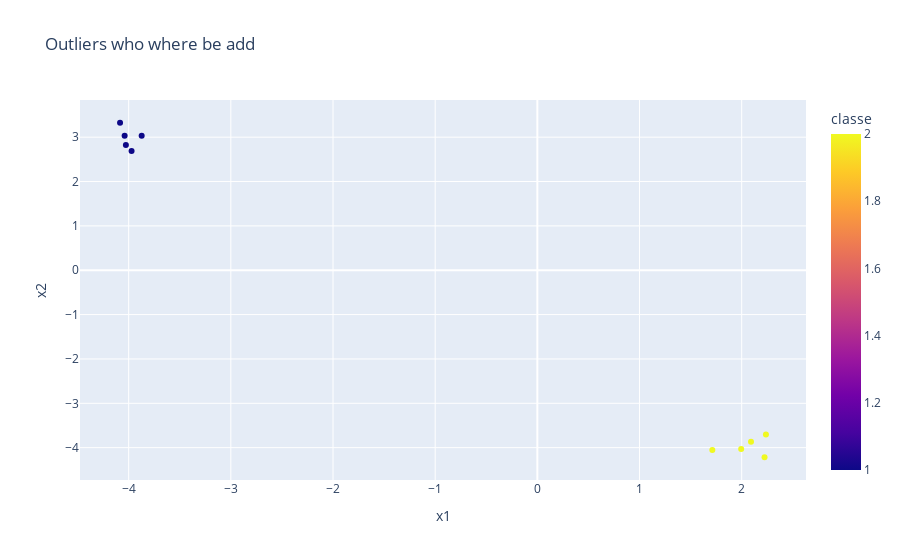

Notebook source saved alongside this figure:
### Code cell
px.scatter(pd.DataFrame(dict(x1=outliers_points[:,0], x2=outliers_points[:,1], classe=classe_outliers)),
           x='x1',
           y='x2',
           color='classe',
           title = 'Outliers who where be add')

### Figure 1 — Plotly figure (JSON) as saved in the notebook; plotly's stock layout.template omitted (floating-point values rounded to 4 significant figures)
{"data": [{"hovertemplate": "x1=%{x}<br>x2=%{y}<br>classe=%{marker.color}<extra></extra>", "legendgroup": "", "marker": {"color": [1, 1, 1, 1, 1, 2, 2, 2, 2, 2], "coloraxis": "coloraxis", "symbol": "circle"}, "mode": "markers", "name": "", "orientation": "v", "showlegend": false, "type": "scatter", "x": [-3.873, -3.972, -4.039, -4.084, -4.027, 1.995, 2.237, 1.713, 2.091, 2.224], "xaxis": "x", "y": [3.033, 2.69, 3.03, 3.325, 2.826, -4.031, -3.706, -4.055, -3.869, -4.216], "yaxis": "y"}], "layout": {"coloraxis": {"colorbar": {"title": {"text": "classe"}}, "colorscale": [[0, "#0d0887"], [0.1111, "#46039f"], [0.2222, "#7201a8"], [0.3333, "#9c179e"], [0.4444, "#bd3786"], [0.5556, "#d8576b"], [0.6667, "#ed7953"], [0.7778, "#fb9f3a"], [0.8889, "#fdca26"], [1, "#f0f921"]]}, "legend": {"tracegroupgap": 0}, "title": {"text": "Outliers who where be add"}, "xaxis": {"anchor": "y", "domain": [0, 1], "title": {"text": "x1"}}, "yaxis": {"anchor": "x", "domain": [0, 1], "title": {"text": "x2"}}}}
